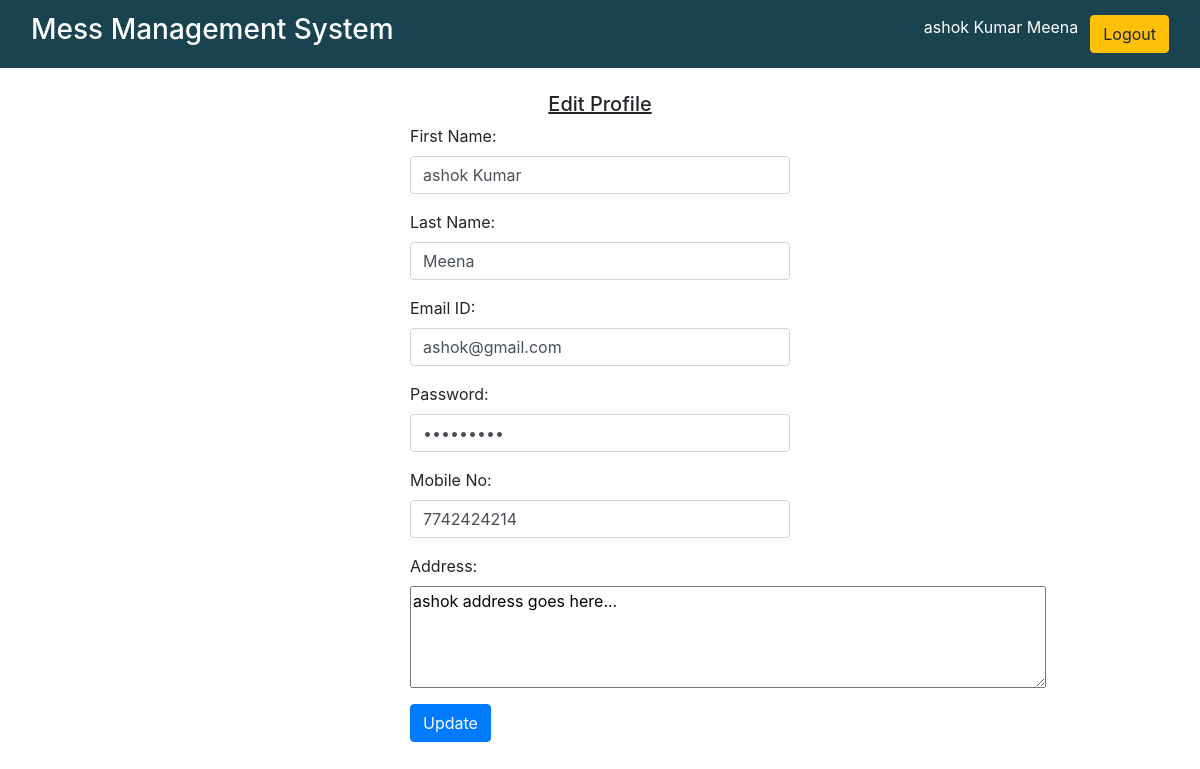
The page /edit_profile.php (signed in) on the database its author committed.
### tables this page shows
CREATE TABLE `users` (
  `sno` int(11) NOT NULL,
  `fname` varchar(100) NOT NULL,
  `lname` varchar(100) NOT NULL,
  `email` varchar(100) NOT NULL,
  `password` varchar(100) NOT NULL,
  `mobile` bigint(12) NOT NULL,
  `address` varchar(250) NOT NULL,
  `fee_status` int(11) NOT NULL
);

### edit_profile.php (the view, shortened to what this page needs)
<?php
  include('includes/header.php');
  if(isset($_SESSION['email'])){
  $fname = "";
  $lname = "";
  $email = "";
  $password = "";
  $mobile = "";
  $address = "";
  $query = "select * from users where sno = '$_SESSION[uid]'";
  $query_run = mysqli_query($connection,$query);
  while($row = mysqli_fetch_assoc($query_run)){
    $fname = $row['fname'];
    $lname = $row['lname'];
    $email = $row['email'];
    $password = $row['password'];
    $mobile = $row['mobile'];
    $address = $row['address'];
  }
?>
<!DOCTYPE html>
<html lang="en" dir="ltr">
  <head>
  </head>
  <body>
    <div class="row">
      <div class="col-md-4 m-auto"><br>
        <center><h5><u>Edit Profile</u></h5></center>
        <form action="" method="POST">
          <div class="form-group">
            <label for="name">First Name:</label>
            <input type="text" class="form-control" name="fname" id="fname" value="<?php echo $fname; ?>" required="">
          </div>
          <div class="form-group">
            <label for="name">Last Name:</label>
            <input type="text" class="form-control" name="lname" value="<?php echo $lname; ?>" id="lname" required="">
          </div>
          <div class="form-group">
            <label for="name">Email ID:</label>
            <input type="email" class="form-control" name="email" value="<?php echo $email; ?>" id="email" required="">
          </div>
          <div class="form-group">
            <label for="name">Password:</label>
            <input type="password" class="form-control" name="password" value="<?php echo $password; ?>" id="password" required="">
          </div>
          <div class="form-group">
            <label for="name">Mobile No:</label>
            <input type="text" class="form-control" name="mobile" value="<?php echo $mobile; ?>" id="mobile" required="">
          </div>
          <div class="form-group">
            <label>Address:</label>
            <textarea name="address" rows="4" cols="60" id="address"><?php echo $address; ?></textarea>
          </div>
          <button type="submit" class="btn btn-primary" name="update">Update</button>&nbsp;&nbsp;
        </form>
      </div>
    </div>
  </body>
</html>
<?php }
else{
  header('location:index.php');
}

### rows shown on the page
users: fname "ashok Kumar", lname "Meena", email "ashok@gmail.com", mobile "7742424214", address "ashok address goes here..."

### other values the page prints
$_SESSION['fname'] "ashok Kumar"
$_SESSION['lname'] "Meena"
